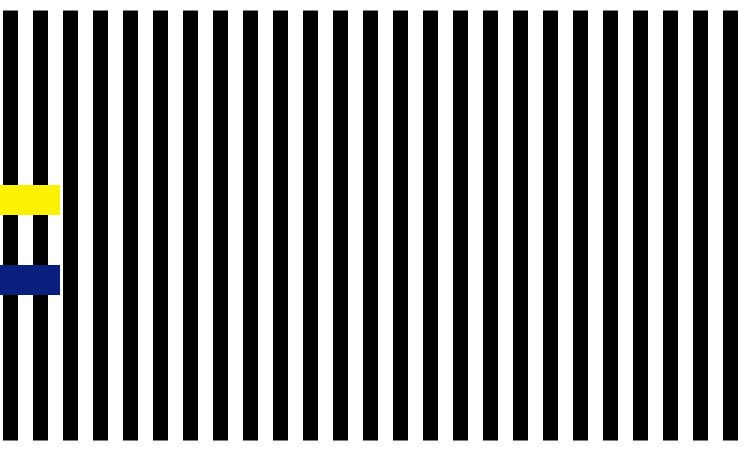
Frame 1 (no input)
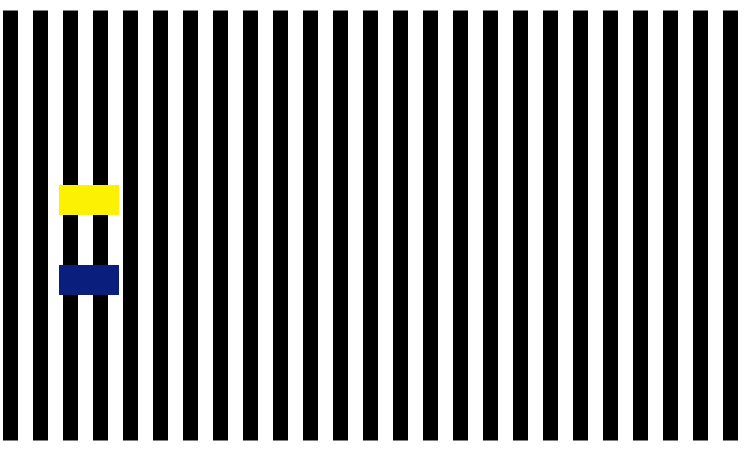
Frame 60 (the mouse pressed at the canvas centre just before this capture)
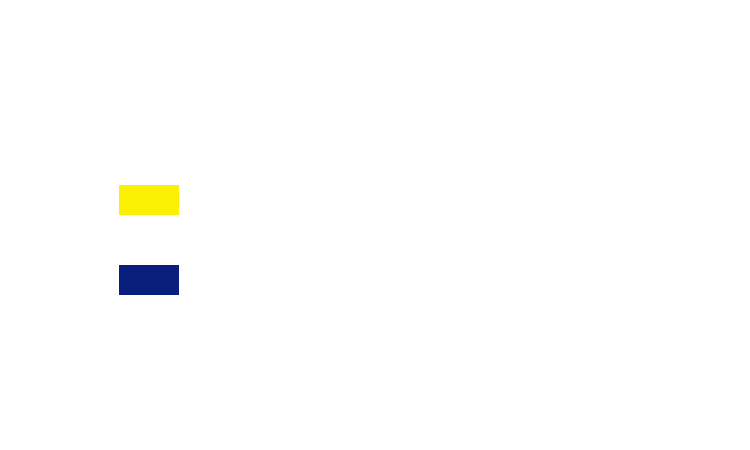
Frame 120 (the mouse held since frame 60 and released just before this capture)

The Processing sketch that drew these frames (run headless with seeded random() and noise(); from frame 60 on, the mouse is pressed at the canvas centre):

// Processing sketch: Stuart_Anstis_ilussion
// ── Stuart_Anstis_ilussion.pde
/*--------------------------
Camilo Esteban Nieto Barrera
Universidad Nacional de Colombia
Computación visual

Titulo: Stuart Anstis ilussion (OPTICAL ILLUSIONS (MOVEMENT))

--------------------------*/

//----------------------//
//Parametros del sistema//
int screen_height = 450; 
int screen_width = 750;
int gap = 30;
int gap_bwn_rects = 80;
//----------------------//

PGraphics pg_base, pg_rect;

int stroke_weight = gap/2; //Grosor de las lineas verticales
int direction = 1; //Dirección de movimiento
int position = 0; //Posición en el eje x de los rectangulos en movimiento
int width_rects = gap*2; //Ancho de los rectangulos en movimiento

boolean clicked = false; //Pintara en caso de que no este clickeado el canvas

void setup(){
  size( 750, 450 );
  
  pg_base = createGraphics( screen_width, screen_height );
  pg_rect = createGraphics( width_rects, width_rects/2 );
  
}

void draw(){
  pg_base.beginDraw();
  pg_base.background(255);
  pg_base.strokeWeight(stroke_weight);
  pg_base.strokeCap(SQUARE);
  if( !clicked )
    for(int i = 10; i<screen_width; i+=gap){
      pg_base.line(i, 10, i, screen_height-10);
    }
  pg_base.endDraw();
  image(pg_base, 0, 0);
  
  int middle_screen = screen_height / 2;
  int middle_gap_rects = gap_bwn_rects / 2;
  image(newRect(#FCF103, pg_rect), position, middle_screen - middle_gap_rects);
  image(newRect(#0A1E7E, pg_rect), position, middle_screen + middle_gap_rects);
  
  movePosition();
}

//Función que mueve la posición de los rectangulos
void movePosition(){
  if( direction == 1 ){
    if( position == screen_width - width_rects ){
      position--;
      direction = 0;
    }else
      position++;
  }else
    if( position == 0 ){
      position++;
      direction = 1;
    }else
      position--;
}

//función que retorna un nuevo PGraphics de un color especifico
PGraphics newRect(color _color, PGraphics pg){
  pg.beginDraw();
  pg.background(_color);
  pg.endDraw();
  return pg;
}

void mousePressed(){
  clicked = true;
}
 
void mouseReleased(){
  clicked = false;
}
